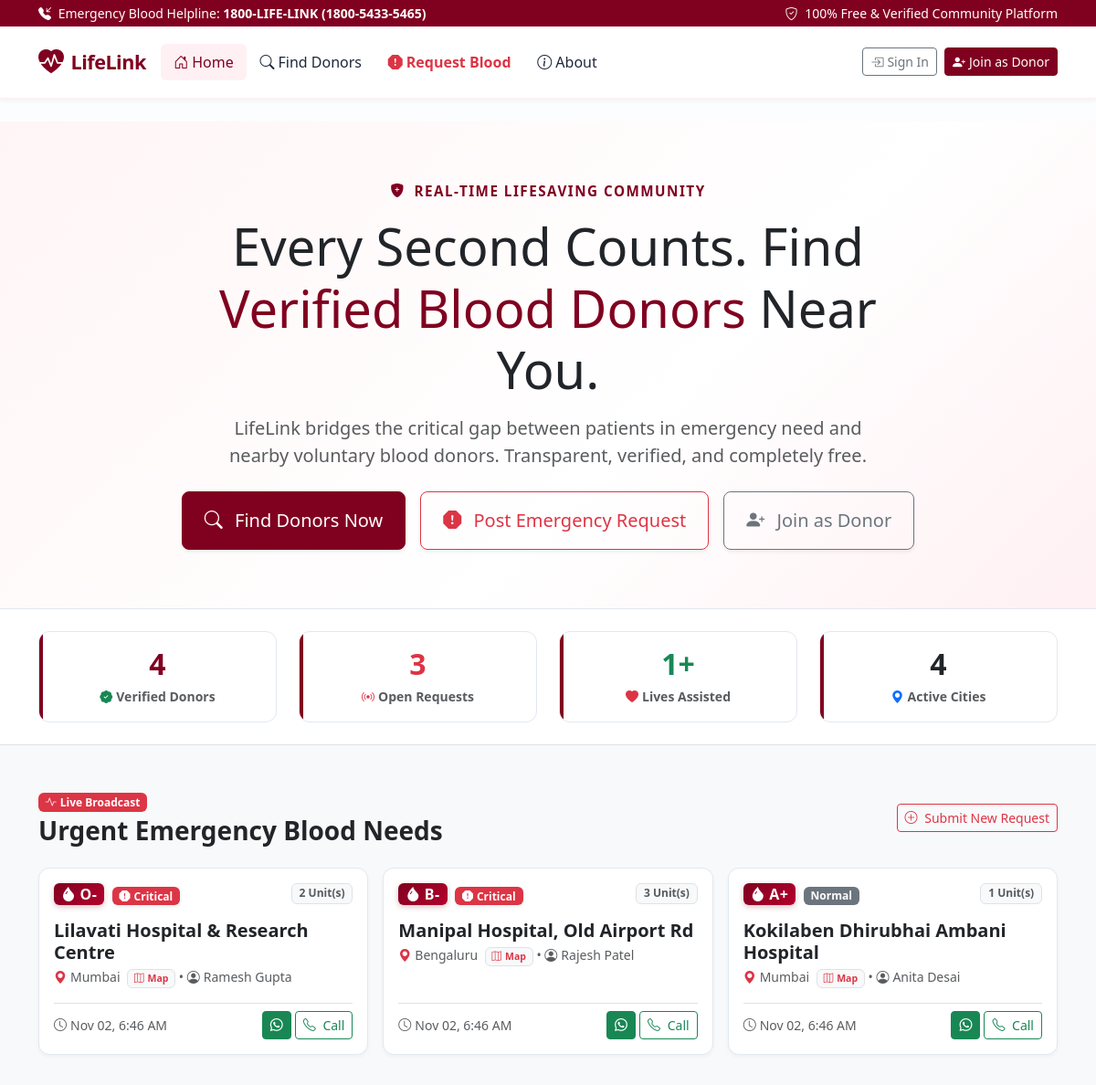
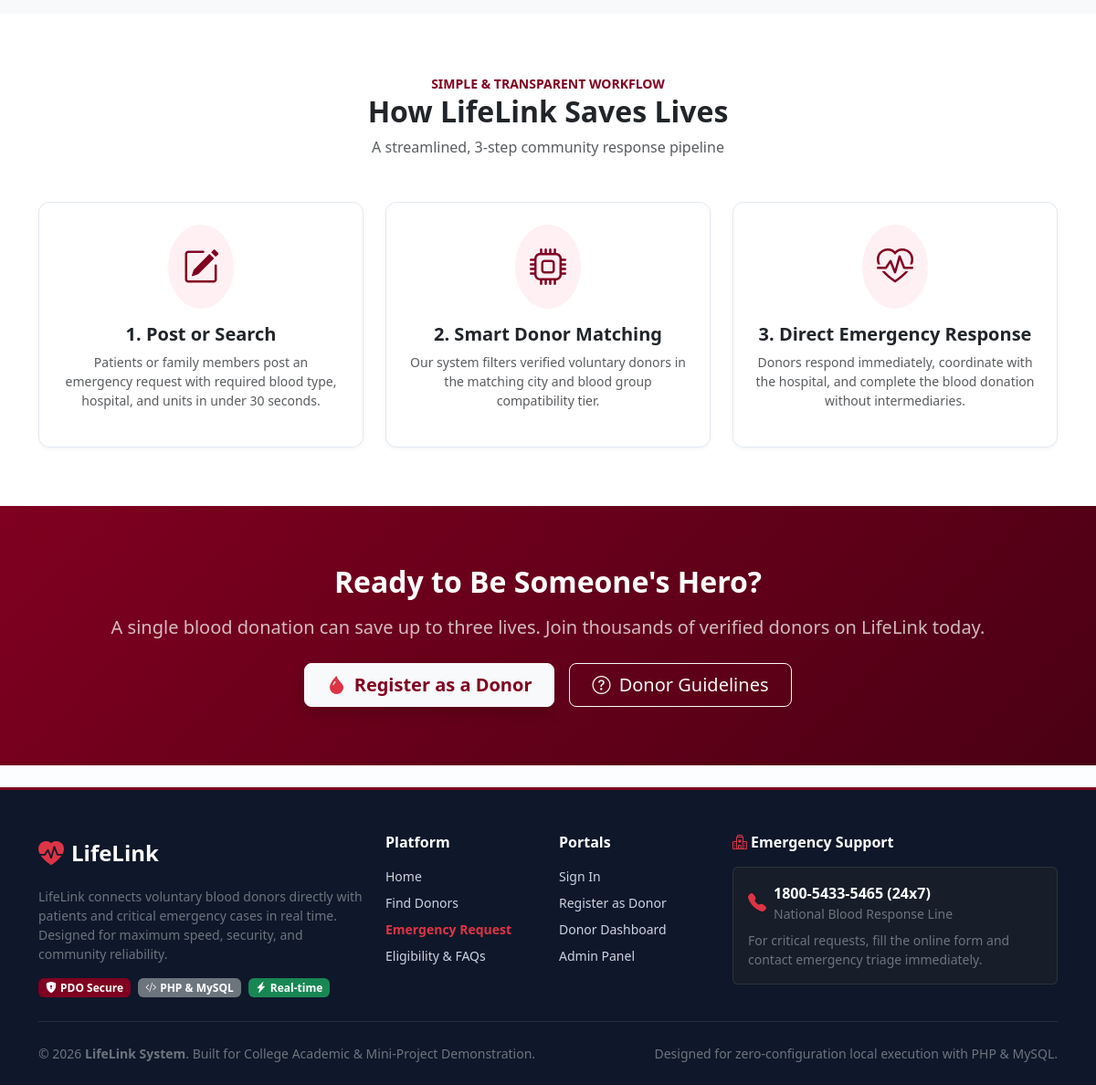
The page / on the database its author committed (2 pictures, top to bottom).
### tables this page shows
CREATE TABLE `blood_requests` (
  `id` INT AUTO_INCREMENT PRIMARY KEY,
  `requester_name` VARCHAR(100) NOT NULL,
  `requester_contact` VARCHAR(20) NOT NULL,
  `blood_group` ENUM('A+', 'A-', 'B+', 'B-', 'AB+', 'AB-', 'O+', 'O-') NOT NULL,
  `city` VARCHAR(100) NOT NULL,
  `hospital_name` VARCHAR(150) NOT NULL,
  `units_needed` INT NOT NULL DEFAULT 1,
  `urgency` ENUM('normal', 'critical') NOT NULL DEFAULT 'normal',
  `status` ENUM('open', 'fulfilled', 'cancelled') NOT NULL DEFAULT 'open',
  `user_id` INT DEFAULT NULL,
  `created_at` TIMESTAMP DEFAULT CURRENT_TIMESTAMP,
  CONSTRAINT `fk_request_user` FOREIGN KEY (`user_id`) REFERENCES `users` (`id`) ON DELETE SET NULL
);

### index.php (called while the page is built)
<?php
require_once __DIR__ . '/public/index.php';

### public/index.php (the view, shortened to what this page needs)
<?php
require_once __DIR__ . '/../config/db.php';
require_once __DIR__ . '/../includes/functions.php';
try {
    $stmt = $pdo->query("SELECT COUNT(*) FROM donors WHERE verified_status = 'verified'");
    $verifiedDonorsCount = (int) $stmt->fetchColumn();
    $stmt = $pdo->query("SELECT COUNT(*) FROM blood_requests WHERE status = 'open'");
    $openRequestsCount = (int) $stmt->fetchColumn();
    $stmt = $pdo->query("SELECT COUNT(*) FROM blood_requests WHERE status = 'fulfilled'");
    $fulfilledCount = (int) $stmt->fetchColumn();
    $stmt = $pdo->query("SELECT COUNT(DISTINCT city) FROM donors WHERE city IS NOT NULL AND city != ''");
    $citiesCount = (int) $stmt->fetchColumn();
    $stmt = $pdo->query("SELECT * FROM blood_requests WHERE status = 'open' ORDER BY (urgency = 'critical') DESC, created_at DESC LIMIT 3");
    $urgentRequests = $stmt->fetchAll();
} catch (PDOException $e) {
    $verifiedDonorsCount = 120;
    $openRequestsCount = 5;
    $fulfilledCount = 38;
    $citiesCount = 14;
    $urgentRequests = [];
}
require_once __DIR__ . '/../includes/header.php';
?>
<section class="hero-section text-center py-5">
    <div class="container py-3">
        <div class="row justify-content-center">
            <div class="col-lg-9">
                <span class="hero-tagline mb-3 d-inline-block">
                    <i class="bi bi-shield-fill-plus me-1"></i> Real-Time Lifesaving Community
                </span>
                <h1 class="display-4 fw-extrabold mb-3 text-dark">
                    Every Second Counts. Find <span class="text-burgundy">Verified Blood Donors</span> Near You.
                </h1>
                <p class="lead text-muted mb-4 px-md-5">
                    LifeLink bridges the critical gap between patients in emergency need and nearby voluntary blood donors. Transparent, verified, and completely free.
                </p>
                <div class="d-flex flex-wrap justify-content-center gap-3">
                    <a href="<?= $rootPrefix ?>search.php" class="btn btn-burgundy btn-lg px-4 py-3 shadow-sm">
                        <i class="bi bi-search me-2"></i> Find Donors Now
                    </a>
                    <a href="<?= $rootPrefix ?>request-blood.php" class="btn btn-outline-danger btn-lg px-4 py-3 shadow-sm">
                        <i class="bi bi-exclamation-octagon-fill me-2"></i> Post Emergency Request
                    </a>
                    <?php if (!is_logged_in()): ?>
                        <a href="<?= $rootPrefix ?>auth/register.php" class="btn btn-outline-secondary btn-lg px-4 py-3 shadow-sm">
                            <i class="bi bi-person-plus-fill me-2"></i> Join as Donor
                        </a>
                    <?php endif; ?>
                </div>
            </div>
        </div>
    </div>
</section>
<section class="py-4 bg-white border-bottom shadow-sm">
    <div class="container">
        <div class="row g-4 text-center">
            <div class="col-6 col-md-3">
                <div class="card-stat p-3">
                    <h2 class="fw-bold text-burgundy mb-1"><?= number_format($verifiedDonorsCount) ?></h2>
                    <span class="text-muted small fw-semibold"><i class="bi bi-patch-check-fill text-success me-1"></i>Verified Donors</span>
                </div>
            </div>
            <div class="col-6 col-md-3">
                <div class="card-stat p-3">
                    <h2 class="fw-bold text-danger mb-1"><?= number_format($openRequestsCount) ?></h2>
                    <span class="text-muted small fw-semibold"><i class="bi bi-broadcast text-danger me-1"></i>Open Requests</span>
                </div>
            </div>
            <div class="col-6 col-md-3">
                <div class="card-stat p-3">
                    <h2 class="fw-bold text-success mb-1"><?= number_format($fulfilledCount) ?>+</h2>
                    <span class="text-muted small fw-semibold"><i class="bi bi-heart-fill text-danger me-1"></i>Lives Assisted</span>
                </div>
            </div>
            <div class="col-6 col-md-3">
                <div class="card-stat p-3">
                    <h2 class="fw-bold text-dark mb-1"><?= number_format($citiesCount) ?></h2>
                    <span class="text-muted small fw-semibold"><i class="bi bi-geo-alt-fill text-primary me-1"></i>Active Cities</span>
                </div>
            </div>
        </div>
    </div>
</section>
<?php if (!empty($urgentRequests)): ?>
<section class="py-5 bg-light">
    <div class="container">
        <div class="d-flex justify-content-between align-items-center mb-4 flex-wrap gap-2">
            <div>
                <span class="badge bg-danger mb-1 pulse-badge"><i class="bi bi-activity me-1"></i>Live Broadcast</span>
                <h3 class="fw-bold text-dark mb-0">Urgent Emergency Blood Needs</h3>
            </div>
            <a href="<?= $rootPrefix ?>request-blood.php" class="btn btn-sm btn-outline-danger">
                <i class="bi bi-plus-circle me-1"></i> Submit New Request
            </a>
        </div>
        <div class="row g-3">
            <?php foreach ($urgentRequests as $req): ?>
                <div class="col-md-4">
                    <div class="card card-hover h-100 p-3 position-relative">
                        <div class="d-flex justify-content-between align-items-start mb-2">
                            <div>
                                <?= blood_badge($req['blood_group']) ?>
                                <span class="ms-1"><?= urgency_badge($req['urgency']) ?></span>
                            </div>
                            <span class="badge bg-light text-muted border"><?= (int) $req['units_needed'] ?> Unit(s)</span>
                        </div>
                        <h5 class="fw-bold text-dark mt-2 mb-1"><?= e($req['hospital_name']) ?></h5>
                        <p class="text-muted small mb-3">
                            <i class="bi bi-geo-alt-fill text-danger me-1"></i><?= e($req['city']) ?>
                            <a href="<?= maps_url($req['hospital_name'], $req['city']) ?>" target="_blank" class="badge text-bg-light text-danger border text-decoration-none ms-1">
                                <i class="bi bi-map me-1"></i>Map
                            </a>
                            &bull; <i class="bi bi-person-circle me-1"></i><?= e($req['requester_name']) ?>
                        </p>
                        <div class="mt-auto pt-2 border-top d-flex justify-content-between align-items-center flex-wrap gap-2">
                            <span class="small text-muted">
                                <i class="bi bi-clock me-1"></i><?= date('M d, g:i A', strtotime($req['created_at'])) ?>
                            </span>
                            <div class="d-flex gap-1">
                                <a href="<?= whatsapp_sos_link($req['hospital_name'], $req['blood_group'], $req['city'], $req['requester_contact'], (int)$req['units_needed'], $req['urgency']) ?>" target="_blank" class="btn btn-sm btn-success" title="Share on WhatsApp">
                                    <i class="bi bi-whatsapp"></i>
                                </a>
                                <?php if (is_logged_in() && has_role('donor')): ?>
                                    <a href="<?= $rootPrefix ?>donor/respond.php?request_id=<?= (int)$req['id'] ?>" class="btn btn-sm btn-burgundy">
                                        <i class="bi bi-hand-thumbs-up me-1"></i> Pledge
                                    </a>
                                <?php else: ?>
                                    <a href="tel:<?= e($req['requester_contact']) ?>" class="btn btn-sm btn-outline-success">
                                        <i class="bi bi-telephone me-1"></i> Call
                                    </a>
                                <?php endif; ?>
                            </div>
                        </div>
                    </div>
                </div>
            <?php endforeach; ?>
        </div>
    </div>
</section>
<?php endif; ?>
<section class="py-5 bg-white">
    <div class="container py-3">
        <div class="text-center mb-5">
            <span class="text-burgundy fw-bold text-uppercase small">Simple & Transparent Workflow</span>
            <h2 class="fw-bold text-dark">How LifeLink Saves Lives</h2>
            <p class="text-muted">A streamlined, 3-step community response pipeline</p>
        </div>
        <div class="row g-4 text-center">
            <div class="col-md-4">
                <div class="card card-hover p-4 h-100">
                    <div class="d-inline-flex p-3 rounded-circle bg-burgundy-subtle text-burgundy mx-auto mb-3">
                        <i class="bi bi-pencil-square fs-1"></i>
                    </div>
                    <h5 class="fw-bold">1. Post or Search</h5>
                    <p class="text-muted small">
                        Patients or family members post an emergency request with required blood type, hospital, and units in under 30 seconds.
                    </p>
                </div>
            </div>
            <div class="col-md-4">
                <div class="card card-hover p-4 h-100">
                    <div class="d-inline-flex p-3 rounded-circle bg-burgundy-subtle text-burgundy mx-auto mb-3">
                        <i class="bi bi-cpu fs-1"></i>
                    </div>
                    <h5 class="fw-bold">2. Smart Donor Matching</h5>
                    <p class="text-muted small">
                        Our system filters verified voluntary donors in the matching city and blood group compatibility tier.
                    </p>
                </div>
            </div>
            <div class="col-md-4">
                <div class="card card-hover p-4 h-100">
                    <div class="d-inline-flex p-3 rounded-circle bg-burgundy-subtle text-burgundy mx-auto mb-3">
                        <i class="bi bi-heart-pulse fs-1"></i>
                    </div>
                    <h5 class="fw-bold">3. Direct Emergency Response</h5>
                    <p class="text-muted small">
                        Donors respond immediately, coordinate with the hospital, and complete the blood donation without intermediaries.
                    </p>
                </div>
            </div>
        </div>
    </div>
</section>
<section class="py-5 text-white" style="background: linear-gradient(135deg, #800020 0%, #4a0013 100%);">
    <div class="container text-center py-3">
        <h2 class="fw-bold mb-3">Ready to Be Someone's Hero?</h2>
        <p class="lead mb-4 text-light opacity-75">
            A single blood donation can save up to three lives. Join thousands of verified donors on LifeLink today.
        </p>
        <div class="d-flex justify-content-center gap-3 flex-wrap">
            <a href="<?= $rootPrefix ?>auth/register.php" class="btn btn-light btn-lg px-4 py-2 text-burgundy fw-bold shadow">
                <i class="bi bi-droplet-fill text-danger me-1"></i> Register as a Donor
            </a>
            <a href="<?= $rootPrefix ?>about.php" class="btn btn-outline-light btn-lg px-4 py-2">
                <i class="bi bi-question-circle me-1"></i> Donor Guidelines
            </a>
        </div>
    </div>
</section>
<?php require_once __DIR__ . '/../includes/footer.php'; ?>

### includes/functions.php (shortened to what this page needs)
<?php
function e(?string $string): string {
    return htmlspecialchars((string) $string, ENT_QUOTES, 'UTF-8');
}
function is_logged_in(): bool {
    return isset($_SESSION['user_id']) && !empty($_SESSION['user_id']);
}
function urgency_badge(string $urgency): string {
    if (strtolower($urgency) === 'critical') {
        return '<span class="badge bg-danger text-white px-2 py-1 shadow-sm pulse-badge"><i class="bi bi-exclamation-octagon-fill me-1"></i>Critical</span>';
    }
    return '<span class="badge bg-secondary text-white px-2 py-1">Normal</span>';
}
function blood_badge(string $bloodGroup): string {
    return '<span class="badge blood-badge text-white px-2 py-1 fs-6"><i class="bi bi-droplet-fill me-1"></i>' . e($bloodGroup) . '</span>';
}
function whatsapp_sos_link(string $hospital, string $bloodGroup, string $city, string $contact, int $units = 1, string $urgency = 'critical'): string {
    $urgencyText = (strtolower($urgency) === 'critical') ? 'CRITICAL EMERGENCY' : 'Urgent';
    $message = "🚨 *LIFE LINK - " . $urgencyText . "* 🚨\n\n"
             . "🩸 *Blood Group Needed:* *" . $bloodGroup . "* (" . $units . " Unit" . ($units > 1 ? "s" : "") . ")\n"
             . "🏥 *Hospital:* " . $hospital . ", " . $city . "\n"
             . "📞 *Contact Person:* " . $contact . "\n\n"
             . "📍 *Directions:* https://www.google.com/maps/search/?api=1&query=" . urlencode($hospital . ', ' . $city) . "\n\n"
             . "Please forward this message to eligible donors. A single share could save a life!";
    return "https://api.whatsapp.com/send?text=" . urlencode($message);
}
function maps_url(string $hospital, string $city = ''): string {
    $query = trim($hospital . ($city ? ', ' . $city : ''));
    return "https://www.google.com/maps/search/?api=1&query=" . urlencode($query);
}

### assets/css/style.css (style rules this page uses)
:root { --ll-primary: #800020; --ll-primary-hover: #5d0017; --ll-primary-light: #fff0f3; --ll-accent: #b3002d; --ll-dark: #1e293b; --ll-muted: #64748b; --ll-light: #f8fafc; --ll-border: #e2e8f0; --ll-shadow-sm: 0 2px 4px rgba(0, 0, 0, 0.04); --ll-shadow: 0 10px 15px -3px rgba(0, 0, 0, 0.08), 0 4px 6px -2px rgba(0, 0, 0, 0.04); --ll-shadow-lg: 0 20px 25px -5px rgba(0, 0, 0, 0.1), 0 10px 10px -5px rgba(0, 0, 0, 0.04); --ll-transition: all 0.25s cubic-bezier(0.4, 0, 0.2, 1); }
body { background-color: #fcfdfe; color: var(--ll-dark); font-family: system-ui, -apple-system, 'Segoe UI', Roboto, Helvetica, Arial, sans-serif; min-height: 100vh; display: flex; flex-direction: column; }
.text-burgundy { color: var(--ll-primary) !important; }
.bg-burgundy-subtle { background-color: var(--ll-primary-light) !important; color: var(--ll-primary) !important; }
.btn-burgundy { background-color: var(--ll-primary); border-color: var(--ll-primary); color: #ffffff; font-weight: 500; transition: var(--ll-transition); }
.card-hover { border: 1px solid var(--ll-border); border-radius: 12px; background-color: #ffffff; transition: var(--ll-transition); box-shadow: var(--ll-shadow-sm); }
.card-stat { border-radius: 12px; border: 1px solid var(--ll-border); background: #ffffff; transition: var(--ll-transition); position: relative; overflow: hidden; }
.card-stat::before { content: ''; position: absolute; top: 0; left: 0; width: 4px; height: 100%; background-color: var(--ll-primary); }
.blood-badge { background: linear-gradient(135deg, #800020 0%, #b3002d 100%); font-weight: 600; letter-spacing: 0.5px; box-shadow: 0 2px 6px rgba(128, 0, 32, 0.25); border-radius: 6px; }
.pulse-badge { animation: critical-pulse 1.8s infinite; }
.hero-section { background: linear-gradient(135deg, #fff5f6 0%, #ffffff 60%, #fff0f3 100%); border-bottom: 1px solid var(--ll-border); padding: 4.5rem 0; }
.hero-tagline { font-size: 0.95rem; font-weight: 600; text-transform: uppercase; letter-spacing: 1.5px; color: var(--ll-primary); }

### rows shown on the page
blood_requests: blood_group "O-", urgency "critical" (drawn), units_needed "2", hospital_name "Lilavati Hospital & Research Centre", city "Mumbai", requester_name "Ramesh Gupta", created_at "Nov 02, 6:46 AM"
blood_requests: blood_group "B-", urgency "critical" (drawn), units_needed "3", hospital_name "Manipal Hospital, Old Airport Rd", city "Bengaluru", requester_name "Rajesh Patel", created_at "Nov 02, 6:46 AM"
blood_requests: blood_group "A+", units_needed "1", hospital_name "Kokilaben Dhirubhai Ambani Hospital", city "Mumbai", requester_name "Anita Desai", created_at "Nov 02, 6:46 AM"

### other values the page prints
$verifiedDonorsCount "4"
$openRequestsCount "3"
$fulfilledCount "1"
$citiesCount "4"
